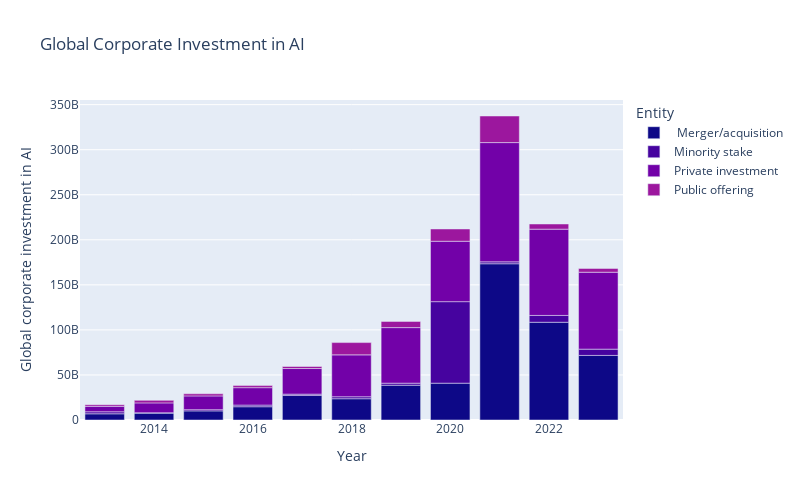

Notebook code for this chart:
### Code cell
fig = px.bar(df, x='Year', y='Global corporate investment in AI',
             color= 'Entity', 
             color_discrete_sequence=px.colors.sequential.Plasma,
             height = 500, width = 800,
             title = 'Global Corporate Investment in AI')
fig.show()

### Figure 1 — Plotly figure (JSON) as saved in the notebook; plotly's stock layout.template omitted (floating-point values rounded to 4 significant figures)
{"data": [{"alignmentgroup": "True", "hovertemplate": "Entity= Merger/acquisition<br>Year=%{x}<br>Global corporate investment in AI=%{y}<extra></extra>", "legendgroup": " Merger/acquisition", "marker": {"color": "#0d0887", "pattern": {"shape": ""}}, "name": " Merger/acquisition", "offsetgroup": " Merger/acquisition", "orientation": "v", "showlegend": true, "textposition": "auto", "type": "bar", "x": [2013, 2014, 2015, 2016, 2017, 2018, 2019, 2020, 2021, 2022, 2023], "xaxis": "x", "y": [6885993015, 7657417878, 10117764887, 14733541676, 27282738436, 23621531572, 38611936417, 40874040917, 173420000000, 108478675310, 71686118250], "yaxis": "y"}, {"alignmentgroup": "True", "hovertemplate": "Entity=Minority stake<br>Year=%{x}<br>Global corporate investment in AI=%{y}<extra></extra>", "legendgroup": "Minority stake", "marker": {"color": "#46039f", "pattern": {"shape": ""}}, "name": "Minority stake", "offsetgroup": "Minority stake", "orientation": "v", "showlegend": true, "textposition": "auto", "type": "bar", "x": [2013, 2014, 2015, 2016, 2017, 2018, 2019, 2020, 2021, 2022, 2023], "xaxis": "x", "y": [2244926777, 389166230, 1349035318, 1817701310, 1426042649, 2168993991, 2278771982, 90479882584, 2110000000, 7583137170, 6963184542], "yaxis": "y"}, {"alignmentgroup": "True", "hovertemplate": "Entity=Private investment<br>Year=%{x}<br>Global corporate investment in AI=%{y}<extra></extra>", "legendgroup": "Private investment", "marker": {"color": "#7201a8", "pattern": {"shape": ""}}, "name": "Private investment", "offsetgroup": "Private investment", "orientation": "v", "showlegend": true, "textposition": "auto", "type": "bar", "x": [2013, 2014, 2015, 2016, 2017, 2018, 2019, 2020, 2021, 2022, 2023], "xaxis": "x", "y": [6013612143, 10942438702, 15262391101, 19339890338, 28432416231, 46509274133, 61664629720, 67027564025, 132360000000, 95738264144, 85363484565], "yaxis": "y"}, {"alignmentgroup": "True", "hovertemplate": "Entity=Public offering<br>Year=%{x}<br>Global corporate investment in AI=%{y}<extra></extra>", "legendgroup": "Public offering", "marker": {"color": "#9c179e", "pattern": {"shape": ""}}, "name": "Public offering", "offsetgroup": "Public offering", "orientation": "v", "showlegend": true, "textposition": "auto", "type": "bar", "x": [2013, 2014, 2015, 2016, 2017, 2018, 2019, 2020, 2021, 2022, 2023], "xaxis": "x", "y": [1802920468, 2804286069, 2343663053, 2291884261, 2244082619, 13618260779, 6899909582, 13621190377, 29510000000, 5740592241, 4206368184], "yaxis": "y"}], "layout": {"barmode": "relative", "height": 500, "legend": {"title": {"text": "Entity"}, "tracegroupgap": 0}, "title": {"text": "Global Corporate Investment in AI"}, "width": 800, "xaxis": {"anchor": "y", "domain": [0, 1], "title": {"text": "Year"}}, "yaxis": {"anchor": "x", "domain": [0, 1], "title": {"text": "Global corporate investment in AI"}}}}
